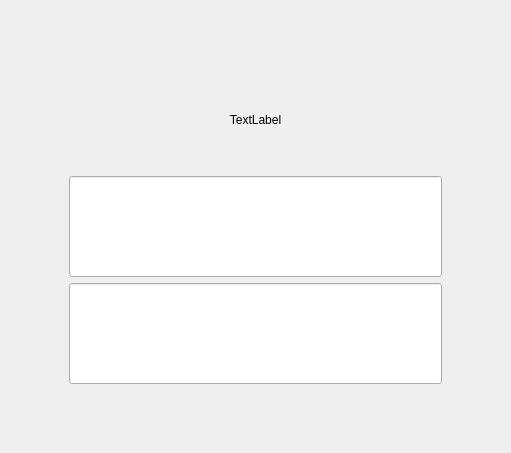
<?xml version="1.0" encoding="UTF-8"?>
<ui version="4.0">
 <class>Dialog</class>
 <widget class="QDialog" name="Dialog">
  <property name="geometry">
   <rect>
    <x>0</x>
    <y>0</y>
    <width>511</width>
    <height>453</height>
   </rect>
  </property>
  <property name="windowTitle">
   <string>Dialog</string>
  </property>
  <layout class="QGridLayout" name="gridLayout">
   <item row="0" column="0">
    <widget class="QFrame" name="frame">
     <property name="frameShape">
      <enum>QFrame::NoFrame</enum>
     </property>
     <property name="frameShadow">
      <enum>QFrame::Raised</enum>
     </property>
     <layout class="QGridLayout" name="gridLayout_2">
      <item row="1" column="1">
       <widget class="QFrame" name="frame_2">
        <property name="frameShape">
         <enum>QFrame::NoFrame</enum>
        </property>
        <property name="frameShadow">
         <enum>QFrame::Raised</enum>
        </property>
        <layout class="QVBoxLayout" name="verticalLayout">
         <item>
          <widget class="QLabel" name="label">
           <property name="text">
            <string>TextLabel</string>
           </property>
           <property name="alignment">
            <set>Qt::AlignCenter</set>
           </property>
          </widget>
         </item>
         <item>
          <widget class="QLineEdit" name="lineEdit">
           <property name="sizePolicy">
            <sizepolicy hsizetype="Expanding" vsizetype="Preferred">
             <horstretch>0</horstretch>
             <verstretch>0</verstretch>
            </sizepolicy>
           </property>
           <property name="alignment">
            <set>Qt::AlignCenter</set>
           </property>
          </widget>
         </item>
         <item>
          <widget class="QLineEdit" name="lineEdit_2">
           <property name="sizePolicy">
            <sizepolicy hsizetype="Expanding" vsizetype="Preferred">
             <horstretch>0</horstretch>
             <verstretch>0</verstretch>
            </sizepolicy>
           </property>
           <property name="alignment">
            <set>Qt::AlignCenter</set>
           </property>
          </widget>
         </item>
        </layout>
       </widget>
      </item>
      <item row="0" column="1">
       <spacer name="verticalSpacer">
        <property name="orientation">
         <enum>Qt::Vertical</enum>
        </property>
        <property name="sizeType">
         <enum>QSizePolicy::Preferred</enum>
        </property>
        <property name="sizeHint" stdset="0">
         <size>
          <width>20</width>
          <height>40</height>
         </size>
        </property>
       </spacer>
      </item>
      <item row="2" column="1">
       <spacer name="verticalSpacer_2">
        <property name="orientation">
         <enum>Qt::Vertical</enum>
        </property>
        <property name="sizeType">
         <enum>QSizePolicy::Preferred</enum>
        </property>
        <property name="sizeHint" stdset="0">
         <size>
          <width>20</width>
          <height>40</height>
         </size>
        </property>
       </spacer>
      </item>
      <item row="1" column="0">
       <spacer name="horizontalSpacer">
        <property name="orientation">
         <enum>Qt::Horizontal</enum>
        </property>
        <property name="sizeType">
         <enum>QSizePolicy::Preferred</enum>
        </property>
        <property name="sizeHint" stdset="0">
         <size>
          <width>40</width>
          <height>20</height>
         </size>
        </property>
       </spacer>
      </item>
      <item row="1" column="2">
       <spacer name="horizontalSpacer_2">
        <property name="orientation">
         <enum>Qt::Horizontal</enum>
        </property>
        <property name="sizeType">
         <enum>QSizePolicy::Preferred</enum>
        </property>
        <property name="sizeHint" stdset="0">
         <size>
          <width>40</width>
          <height>20</height>
         </size>
        </property>
       </spacer>
      </item>
     </layout>
    </widget>
   </item>
  </layout>
 </widget>
 <resources/>
 <connections/>
</ui>
